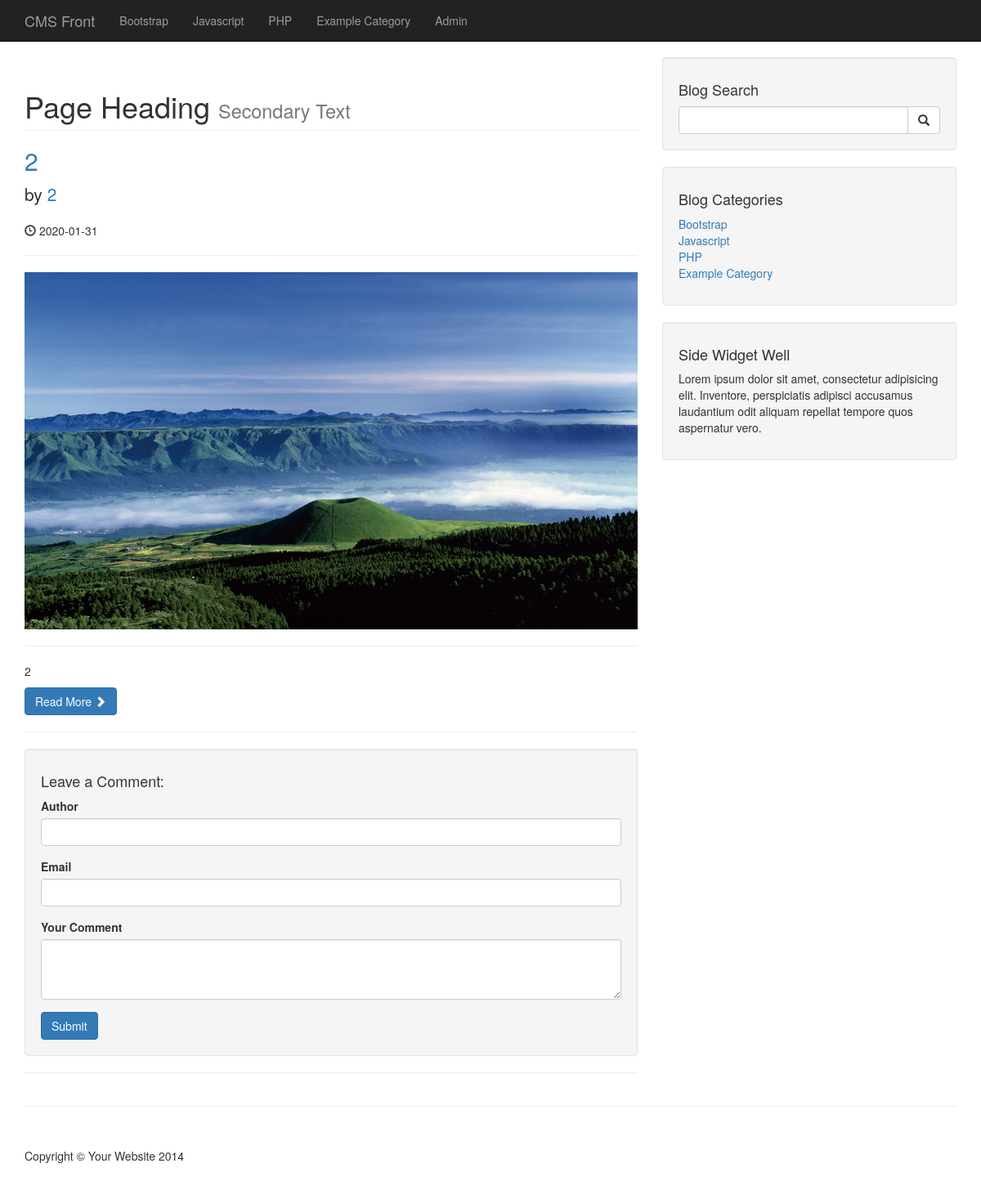
Before: /post.php?p_id=13 with the older database file.
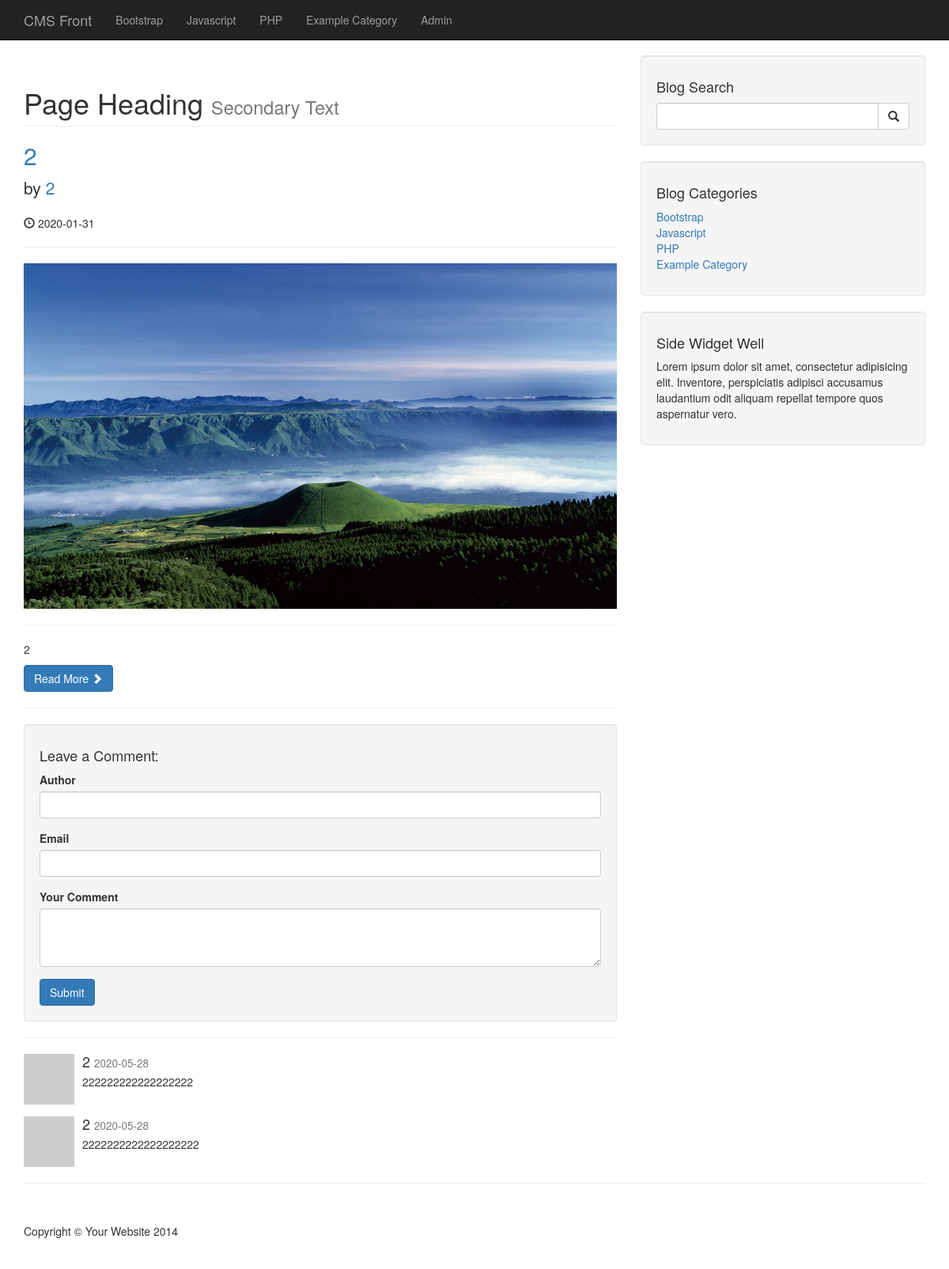
After: the same page with the newer database file.
### tables this page shows
CREATE TABLE `categories` (
  `cat_id` int(3) NOT NULL,
  `cat_title` varchar(255) NOT NULL
);

CREATE TABLE `posts` (
  `post_id` int(3) NOT NULL,
  `post_category_id` int(3) NOT NULL,
  `post_title` varchar(255) NOT NULL,
  `post_author` varchar(255) NOT NULL,
  `post_date` date NOT NULL,
  `post_image` text NOT NULL,
  `post_content` text NOT NULL,
  `post_tags` varchar(255) NOT NULL,
  `post_comment_count` int(11) NOT NULL,
  `post_status` varchar(255) NOT NULL DEFAULT 'draft'
);

CREATE TABLE `comments` (
  `comment_id` int(3) NOT NULL,
  `comment_post_id` int(3) NOT NULL,
  `comment_author` varchar(255) NOT NULL,
  `comment_email` varchar(255) NOT NULL,
  `comment_content` text NOT NULL,
  `comment_status` varchar(255) NOT NULL,
  `comment_date` date NOT NULL
);

### post.php (the view, shortened to what this page needs)
<?php include "includes/header.php" ?>
<?php include "includes/db.php" ?>
<?php include "includes/navigation.php"?>
<div class="container">
    <div class="row">
        <div class="col-md-8">
            <?php
            if (isset($_GET['p_id'])){
                $the_post_id = $_GET['p_id'];
            }
            $query = "SELECT * FROM posts WHERE post_id = $the_post_id ";
            $select_all_posts_query = mysqli_query($connection,$query);
            while ($row = mysqli_fetch_assoc($select_all_posts_query)){
                $post_title = $row['post_title'];
                $post_author = $row['post_author'];
                $post_date = $row['post_date'];
                $post_image = $row['post_image'];
                $post_content = $row['post_content'];
                ?>
                <h1 class="page-header">
                    Page Heading
                    <small>Secondary Text</small>
                </h1>
                <h2>
                    <a href="#"><?php echo $post_title ?></a>
                </h2>
                <p class="lead">
                    by <a href="index.php"><?php echo $post_author ?></a>
                </p>
                <p><span class="glyphicon glyphicon-time"></span> <?php echo $post_date ?></p>
                <hr>
                <img class="img-responsive" src="images/<?php echo $post_image ?>" alt="">
                <hr>
                <p><?php echo $post_content ?></p>
                <a class="btn btn-primary" href="#">Read More <span class="glyphicon glyphicon-chevron-right"></span></a>
                <hr>
                <?php
            }
            ?>
            <div class="well">
                <h4>Leave a Comment:</h4>
                <form action="" method="post"  role="form">
                    <div class="form-group">
                        <label for="Author">Author</label>
                        <input type="text"  class="form-control" name="comment_author">
                    </div>
                    <div class="form-group">
                        <label for="Email">Email</label>
                        <input type="email"  class="form-control" name="comment_email">
                    </div>
                    <div class="form-group">
                        <label for="comment">Your Comment</label>
                        <textarea name="comment_content" class="form-control" rows="3"></textarea>
                    </div>
                    <button type="submit" name="create_comment" class="btn btn-primary">Submit</button>
                </form>
            </div>
            <hr>
            <?php
                 $query = "SELECT * FROM comments WHERE comment_post_id = {$the_post_id} ";
                 $query .= "AND comment_status = 'approved' ";
                 $query .= "ORDER BY comment_id DESC ";
                 $select_comment_query = mysqli_query($connection, $query);
                 while ($row = mysqli_fetch_array($select_comment_query)){
                     $comment_date = $row['comment_date'];
                     $comment_content = $row['comment_content'];
                     $comment_author = $row['comment_author'];
                        ?>
                    <div class="media">
                        <a class="pull-left" href="#">
                            <img class="media-object" src="http://placehold.it/64x64" alt="">
                        </a>
                        <div class="media-body">
                            <h4 class="media-heading"><?php echo $comment_author; ?>
                                <small><?php echo $comment_date; ?></small>
                            </h4>
                            <?php echo $comment_content; ?>
                        </div>
                    </div>
            <?php } ?>
        </div>
        <?php include "includes/sidebar.php"?>
    </div>
    <hr>
    <?php include "includes/footer.php"?>

### includes/header.php (shortened to what this page needs)
<!DOCTYPE html>
<html lang="en">
<head>
    <link href="css/bootstrap.min.css" rel="stylesheet">
    <link href="css/blog-home.css" rel="stylesheet">
</head>
<body>

### includes/navigation.php (shortened to what this page needs)
<nav class="navbar navbar-inverse navbar-fixed-top" role="navigation">
    <div class="container">
        <div class="navbar-header">
            <a class="navbar-brand" href="index.php">CMS Front</a>
        </div>
        <div class="collapse navbar-collapse" id="bs-example-navbar-collapse-1">
            <ul class="nav navbar-nav">
                <?php
                $query = "SELECT * FROM categories";
                $select_all_categories_query = mysqli_query($connection, $query);
                while ($row = mysqli_fetch_assoc($select_all_categories_query)){
                    $cat_title = $row['cat_title'];
                    echo "<li><a href='#'>{$cat_title}</a></li>";
                }
                ?>
                <li>
                    <a href="admin/index.php">Admin</a>
                </li>
            </ul>
        </div>
    </div>
</nav>

### includes/sidebar.php
<div class="col-md-4">
    <div class="well">
        <h4>Blog Search</h4>
        <form action="search.php" method="post">
            <div class="input-group">
                <input name="search" type="text" class="form-control">
                <span class="input-group-btn">
                    <button name="submit" class="btn btn-default" type="submit">
                        <span class="glyphicon glyphicon-search"></span>
                    </button>
                </span>
            </div>
        </form>
    </div>
    <div class="well">
        <?php
        $query = "SELECT * FROM categories";
        $select_all_categories_sidebar = mysqli_query($connection, $query);
        ?>
        <h4>Blog Categories</h4>
        <div class="row">
            <div class="col-lg-12">
                <ul class="list-unstyled">
                    <?php
                    while ($row =mysqli_fetch_assoc($select_all_categories_sidebar)){
                        $cat_title = $row['cat_title'];
                        $cat_id = $row['cat_id'];
                        echo "<li><a href='category.php?category=$cat_id'>{$cat_title}</a></li>";
                    }
                    ?>
                </ul>
            </div>
        </div>
    </div>
   <?php include "widget.php"  ?>
</div>

### includes/widget.php
<div class="well">
    <h4>Side Widget Well</h4>
    <p>Lorem ipsum dolor sit amet, consectetur adipisicing elit. Inventore, perspiciatis adipisci accusamus laudantium odit aliquam repellat tempore quos aspernatur vero.</p>
</div>

### includes/footer.php (shortened to what this page needs)
<footer>
    <div class="row">
        <div class="col-lg-12">
            <p>Copyright &copy; Your Website 2014</p>
        </div>
    </div>
</footer>
</div>
</body>
</html>

### css/blog-home.css (style rules this page uses)
body { padding-top: 70px; }
footer { margin: 50px 0; }

Changed rows visible on the page:
added comments: comment_author "2", comment_date "2020-05-28", comment_content "222222222222222222"
added comments: comment_author "2", comment_date "2020-05-28", comment_content "2222222222222222222"
